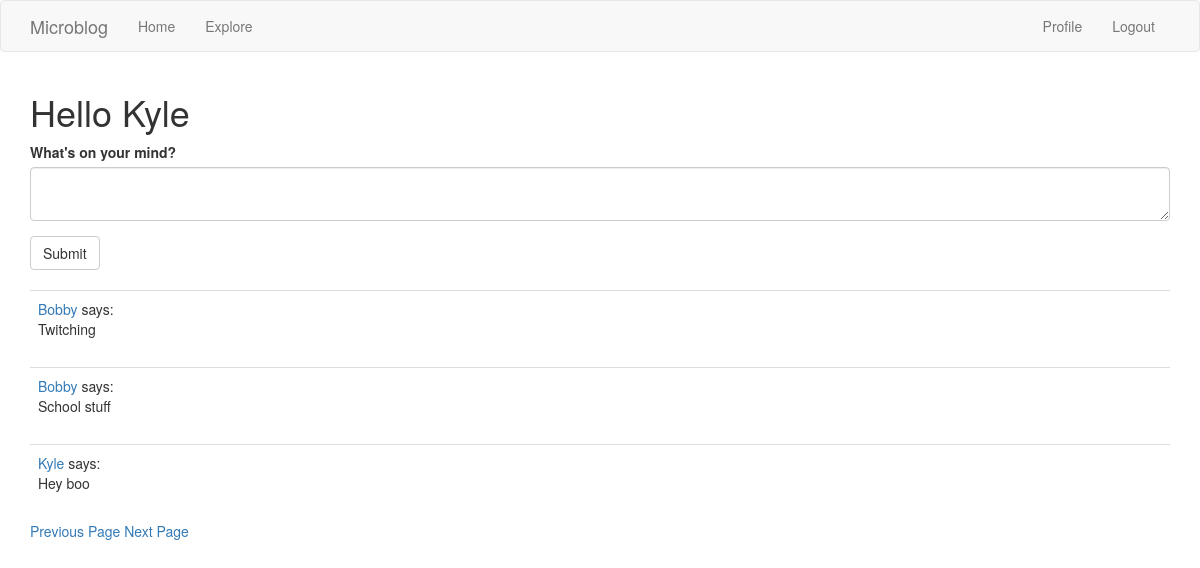
Page /index?page=2 (signed in) on the committed database.
### app/models.py (models this page shows, shortened)
class User(UserMixin, db.Model):
    id = db.Column(db.Integer, primary_key=True)
    username = db.Column(db.String(64), index=True, unique=True)
    email = db.Column(db.String(120), index=True, unique=True)
    password_hash = db.Column(db.String(128))
    posts = db.relationship('Post', backref='author', lazy='dynamic')
    about_me = db.Column(db.String(140))
    last_seen = db.Column(db.DateTime, default=datetime.now)
    followed = db.relationship(
        'User', secondary=followers,
        primaryjoin=(followers.c.follower_id == id),
        secondaryjoin=(followers.c.followed_id == id),
        backref=db.backref('followers', lazy='dynamic'), lazy='dynamic')
    def followed_posts(self):
        followed = Post.query.join(
            followers, (followers.c.followed_id == Post.user_id)).filter(
                followers.c.follower_id == self.id)
        own = Post.query.filter(Post.user_id == self.id)
        return followed.union(own).order_by(Post.timestamp.desc())

class Post(db.Model):
    id = db.Column(db.Integer, primary_key=True)
    body = db.Column(db.String(140))
    timestamp = db.Column(db.DateTime, index=True, default=datetime.utcnow)
    user_id = db.Column(db.Integer, db.ForeignKey('user.id'))

### app/routes.py (the view)
@app.route('/', methods=['GET', 'POST'])
@app.route('/index', methods=['GET', 'POST'])
@login_required
def index():
    form = NewPostForm()
    if form.validate_on_submit():
        post = Post(body=form.post.data, author=current_user)
        db.session.add(post)
        db.session.commit()
        flash('Your new post has been submitted')
        return redirect(url_for('index'))
    page = request.args.get('page', 1, type=int)
    posts = current_user.followed_posts().paginate(page, app.config['POSTS_PER_PAGE'], False)
    next_url = url_for('index', page=posts.next_num) if posts.has_next else None
    prev_url = url_for('index', page=posts.prev_num) if posts.has_prev else None
    return render_template('index.html', title='Home', form=form, posts=posts.items, next_url=next_url, prev_url=prev_url)

### app/forms.py
class NewPostForm(FlaskForm):
    post = TextAreaField("What's on your mind?", validators=[DataRequired(), Length(min=1, max=140)])
    submit = SubmitField('Submit')

### app/models.py (called while the page is built)
@login.user_loader
def load_user(id):
    return User.query.get(int(id))

### app/routes.py (called while the page is built)
@app.before_request
def before_request():
    if current_user.is_authenticated:
        current_user.last_seen = datetime.now()
        db.session.commit()

### app/templates/index.html
{% extends "base.html" %}
{% import 'bootstrap/wtf.html' as wtf %}
{% block app_content %}
  <h1>Hello {{ current_user.username }}</h1>
  {% if form %}
    {{ wtf.quick_form(form) }}
    <br>
  {% endif %}
  {% for post in posts %}
    {% include "_post.html" %}
  {% endfor %}
  {% if prev_url %}<a href="{{ prev_url }}">Previous Page</a>{% endif %}
  {% if next_url %}<a href="{{ next_url }}">Next Page</a>{% endif %}
{% endblock %}

### app/templates/base.html (shortened to what this page needs)
{% extends "bootstrap/base.html" %}
{% block navbar %}
    <nav class="navbar navbar-default">
        <div class="container">
            <div class="navbar-header">
                <a class="navbar-brand" href="{{ url_for('index') }}">Microblog</a>
            </div>
            <div class="collapse navbar-collapse" id="bs-example-navbar-collapse-1">
                <ul class="nav navbar-nav">
                    <li><a href="{{ url_for('index') }}">Home</a></li>
                    <li><a href="{{ url_for('explore') }}">Explore</a></li>
                </ul>
                <ul class="nav navbar-nav navbar-right">
                    {% if current_user.is_anonymous %}
                    <li><a href="{{ url_for('login') }}">Login</a></li>
                    {% else %}
                    <li><a href="{{ url_for('user', username=current_user.username) }}">Profile</a></li>
                    <li><a href="{{ url_for('logout') }}">Logout</a></li>
                    {% endif %}
                </ul>
            </div>
        </div>
    </nav>
{% endblock %}
{% block content %}
  <div class="container">
  {% block app_content %}
  {% endblock %}
{% endblock %}

### app/templates/_post.html
<table class="table table-hover">
  <tr>
    <td>
      <a href="{{ url_for('user', username=post.author.username) }}">{{ post.author.username }}</a>
      says: <br>{{ post.body }}
    </td>
  </tr>
</table>

### rows in the picture
User: username "Kyle"
Post: author.username "Bobby", body "Twitching"
Post: author.username "Bobby", body "School stuff"
Post: author.username "Kyle", body "Hey boo"
